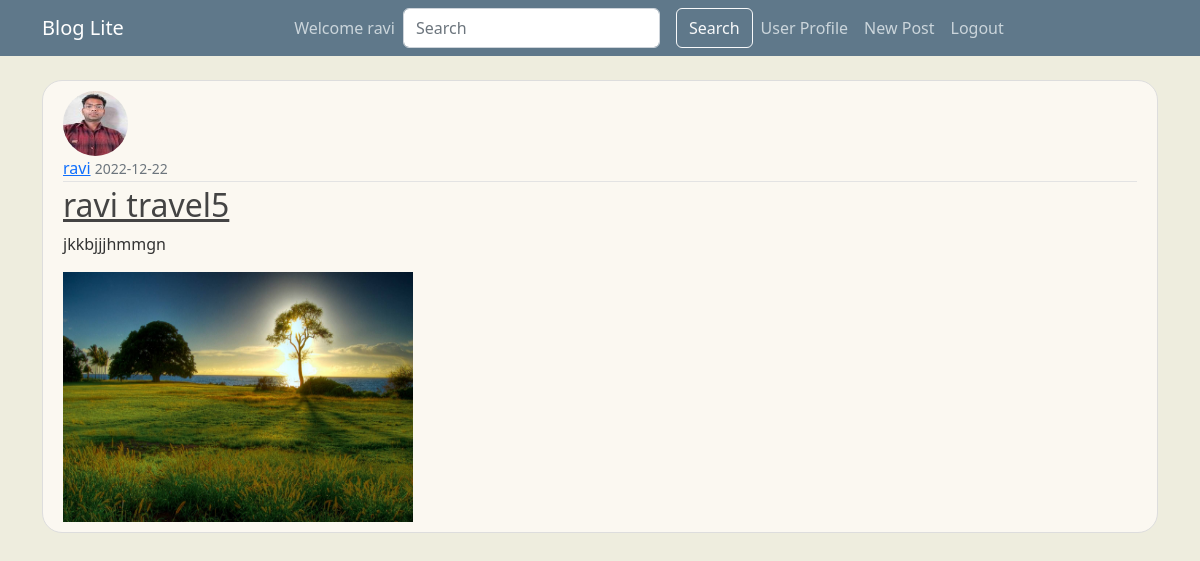
The page /home (signed in) on the database as committed earlier.
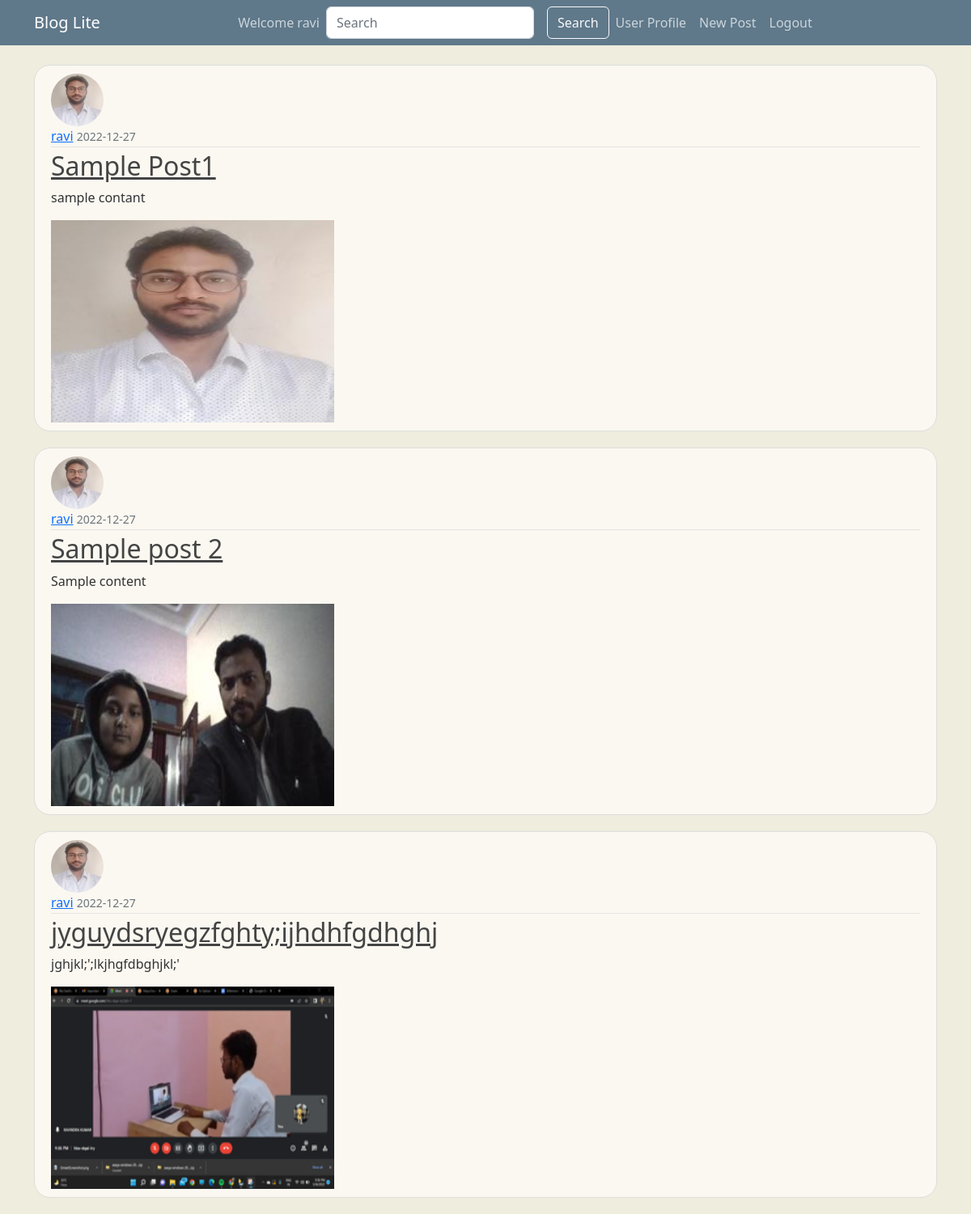
The same page on the database as committed later.
### flaskblog/models.py (models this page shows, shortened)
class User(db.Model,UserMixin):
    id = db.Column(db.Integer, primary_key=True)
    username = db.Column(db.String(20), unique=True, nullable=False)
    email = db.Column(db.String(120), unique=True, nullable=False)
    image_file = db.Column(db.String(20), nullable=False, default='default.jpg')
    password = db.Column(db.String(60), nullable=False)
    posts = db.relationship('Post', backref='author', lazy=True)

class Post(db.Model):
    id = db.Column(db.Integer, primary_key=True)
    title = db.Column(db.String(100), nullable=False)
    post_image = db.Column(db.String(20),nullable=False,default='default_post.jpg')
    date_posted = db.Column(db.DateTime, nullable=False, default=datetime.utcnow)
    content = db.Column(db.Text, nullable=False)
    user_id = db.Column(db.Integer, db.ForeignKey('user.id'), nullable=False)

### flaskblog/routes.py (the view)
@app.route("/")
@app.route("/home")
@login_required
def home():
    page = request.args.get('page', 1, type=int)
    posts = Post.query.order_by(
        Post.date_posted.desc()).paginate(page=page, per_page=3)
    return render_template('home.html', posts=posts)

### flaskblog/models.py (called while the page is built)
@login_manager.user_loader
def load_user(user_id):
    return User.query.get(int(user_id))

### flaskblog/templates/home.html
{% extends "layout.html" %}
{% block content %}
    {% for post in posts %}
        <article class="media content-section">
          <img src="{{ url_for('static' , filename = 'profile_pics/' + post.author.image_file ) }}" alt="" class="rounded-circle article-img">
          <div class="media-body">
            <div class="article-metadata">
              <a class="mr-2" href="#">{{ post.author.username }}</a>
              <small class="text-muted">{{ post.date_posted.strftime('%Y-%m-%d') }}</small>
            </div>
            <h2><a class="article-title" href="{{ url_for('post' , post_id = post.id ) }}">{{ post.title }}</a></h2>
            <p class="article-content">{{ post.content }}</p>
            <img class="post-img" src="{{ url_for('static', filename='post_pics/' + post.post_image) }}" alt="post image">
          </div>
        </article>
    {% endfor %}
{% endblock content %}

### flaskblog/templates/layout.html (shortened to what this page needs)
<!DOCTYPE html>
<html lang="en">
<head>
  <link rel="stylesheet" href="https://cdnjs.cloudflare.com/ajax/libs/font-awesome/4.7.0/css/font-awesome.min.css">
  <link href="https://cdn.jsdelivr.net/npm/bootstrap@5.2.3/dist/css/bootstrap.min.css" rel="stylesheet">
  <link rel="stylesheet" href="{{url_for('static',filename='main.css')}}">
</head>
<body>
  <header class="site-header">
    <nav class="navbar navbar-expand-md navbar-dark bg-steel fixed-top">
      <div class="container">
        <a class="navbar-brand mr-4" href="/"> Blog Lite</a>
        <div class="collapse navbar-collapse" id="navbarToggle">
          <div class="navbar-nav mx-auto">
            {% if current_user.is_authenticated %}
            <a class="nav-item nav-link" href="{{ url_for('profile') }}">Welcome {{current_user.username}}</a>
            <form class="d-flex mr-5" role="search">
              <input class="form-control me-3" type="search" placeholder="Search" aria-label="Search">
              <button class="btn btn-outline-light" type="submit">Search</button>
            </form>
            <a class="nav-item nav-link" href="{{ url_for('profile') }}">User Profile</a>
            <a class="nav-item nav-link" href="{{ url_for('new_post')}}">New Post</a>
            <a class="nav-item nav-link" href="{{ url_for('logout') }}">Logout</a>
            {% else %}
            <a class="nav-item nav-link" href="{{ url_for('login') }}">Login</a>
            <a class="nav-item nav-link" href="{{ url_for('register') }}">Register</a>
            {% endif %}
          </div>
        </div>
      </div>
    </nav>
  </header>
  <main role="main" class="container">
    <div class="row">
      <div class="col md-8">
        {% block content %}{% endblock %}
      </div>
    </div>
  </main>
</body>
</html>

### flaskblog/static/main.css (style rules this page uses)
body { background: #EEEDDE; color: #333333; margin-top: 5rem; }
h1, h2, h3, h4, h5, h6 { color: #444444; }
.bg-steel { background-color: #5f788a; }
.site-header .navbar-nav .nav-link { color: #cbd5db; }
.content-section { background: #FBF8F1; padding: 10px 20px; border: 1px solid #dddddd; border-radius: 20px; margin-bottom: 20px; }
.article-title { color: #444444; }
.article-content { white-space: pre-line; }
.article-img { height: 65px; width: 65px; margin-right: 16px; }
.article-metadata { padding-bottom: 1px; margin-bottom: 4px; border-bottom: 1px solid #e3e3e3 }
img { height: fit-content; }
.post-img { height:250px; width: 350px; }

Rows that differ between the two databases and show on the page:
no longer on this page (row unchanged): Post: image_file (picture), author.username "ravi", date_posted "2022-12-22", title "ravi travel5", content "jkkbjjjhmmgn", post_image (placeholder picture)
added Post: image_file (picture), author.username "ravi", date_posted "2022-12-27", title "Sample Post1", content "sample contant", post_image (picture)
added Post: image_file (picture), author.username "ravi", date_posted "2022-12-27", title "Sample post 2", content "Sample content", post_image (picture)
added Post: image_file (picture), author.username "ravi", date_posted "2022-12-27", title "jyguydsryegzfghty;ijhdhfgdhghj", content "jghjkl;';lkjhgfdbghjkl;'", post_image (picture)
